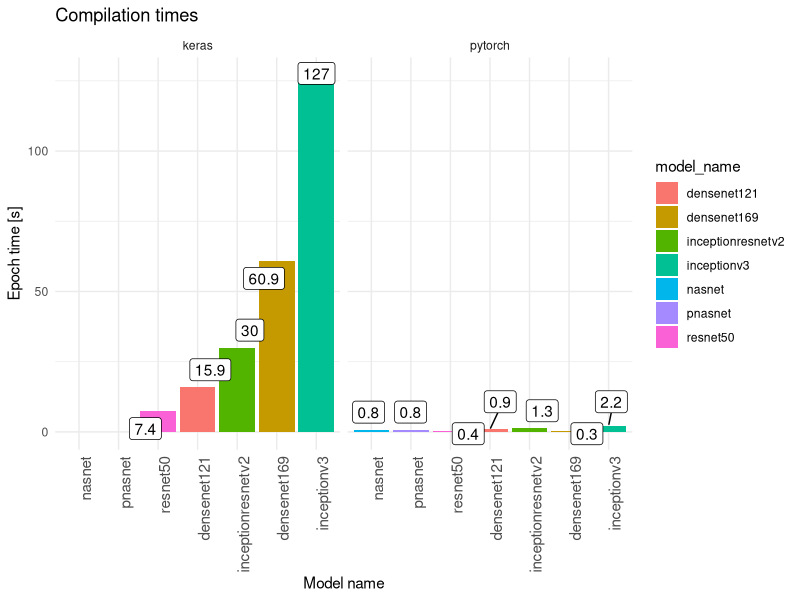

R code for this plot:
library('ggplot2')
library('ggrepel')

acc_plot_wf <- function(df, save=FALSE, title='', plot_name='') {
  
  g_full <- ggplot(df, aes(x=reorder(model_name, compilation_time), y=compilation_time)) + 
    # geom_point(aes(color='framework're), size=4) +
    geom_col(fill='navy') +
    geom_label_repel(aes(label=compilation_time)) +
    scale_color_brewer(palette='Set2') +
    labs(x='Model name', y='Epoch time =[s]', title=title) +
    theme_minimal() +
    theme(axis.text.x = element_text(angle=90, hjust=1, size=11))
  g_full
  
  if (save) {
    ggsave(sprintf('figures/ggplot_%s.png', plot_name), g_full, dpi=400, width=8, height=8)
  }
}

acc_plot_facet <- function(df, save=FALSE, title='', plot_name='') {
  
  g_full <- ggplot(df, aes(x=reorder(model_name, compilation_time), y=compilation_time)) + 
    # geom_point(aes(color='framework're), size=4) +
    geom_col(aes(fill=model_name)) +
    geom_label_repel(aes(label=compilation_time)) +
    scale_color_brewer(palette='Set2') +
    labs(x='Model name', y='Epoch time [s]', title=title) +
    theme_minimal() +
    facet_grid(. ~ framework, drop=TRUE) +
    theme(axis.text.x = element_text(angle=90, hjust=1, size=11))
  g_full
  
  if (save) {
    ggsave(sprintf('figures/ggplot_%s.png', plot_name), g_full, dpi=400, width=14, height=8)
  }
}

df <- read.csv('df_compilation_times.csv')

# df$epoch_time <- round(df$epoch_time, 0)
df$compilation_time <- round(df$compilation_time, 1)

df[, 'framework'] = as.factor(df[, 'framework'])
df[, 'model_name'] = as.factor(df[, 'model_name'])
# df[, 'image_size'] = as.factor(df[, 'image_size'])
# df[, 'batch_size'] = as.factor(df[, 'batch_size'])
# df[, 'trial_num'] = as.factor(df[, 'trial_num'])

df_keras <- df[which(df$framework == 'keras'), ]
df_torch <- df[which(df$framework == 'pytorch'), ]

# Plot all:
acc_plot_facet(df, TRUE, 'Compilation times', 'compil_times')  # OK
